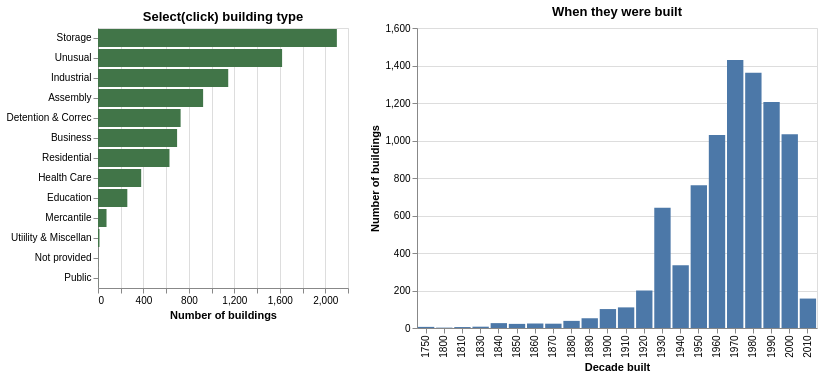

Notebook code cell kept with this figure:
### Code cell
selection = alt.selection_point(fields=['Usage Description']) 
color = alt.condition(selection, alt.value('#417548'), alt.value('lightgray'))

usage_bars = alt.Chart(usage_decade).mark_bar().encode(
    alt.X('sum(Buildings):Q', title='Number of buildings'), 
    alt.Y('Usage Description:N', sort='-x', title=None), 
    color=color, 
    tooltip=['Usage Description', alt.Tooltip('sum(Buildings):Q', title='Buildings')]
).add_params(
    selection
).properties(
    title='Select(click) building type', width=250
)

decade_bars = alt.Chart(usage_decade).mark_bar().encode(
    alt.X('Decade:O', title='Decade built'), 
    alt.Y('sum(Buildings):Q', title='Number of buildings'),
    tooltip=['Decade', alt.Tooltip('sum(Buildings):Q', title='Buildings')]
).transform_filter(
    selection
).properties(
    title='When they were built', width=400
)

chart2 = usage_bars | decade_bars
chart2

### Figure 1 — Vega-Lite specification as saved in the notebook (floating-point values rounded to 4 significant figures; data arrays with more than 128 entries replaced by an {"elided": "..."} marker saying what was removed)
{"config": {"view": {"continuousWidth": 300, "continuousHeight": 300}}, "hconcat": [{"mark": {"type": "bar"}, "encoding": {"color": {"condition": {"param": "param_f419de65582689b1", "value": "#417548"}, "value": "lightgray"}, "tooltip": [{"field": "Usage Description", "type": "nominal"}, {"aggregate": "sum", "field": "Buildings", "title": "Buildings", "type": "quantitative"}], "x": {"aggregate": "sum", "field": "Buildings", "title": "Number of buildings", "type": "quantitative"}, "y": {"field": "Usage Description", "sort": "-x", "title": null, "type": "nominal"}}, "name": "view_ef541d247573652a_0", "title": "Select(click) building type", "width": 250}, {"mark": {"type": "bar"}, "encoding": {"tooltip": [{"field": "Decade", "type": "quantitative"}, {"aggregate": "sum", "field": "Buildings", "title": "Buildings", "type": "quantitative"}], "x": {"field": "Decade", "title": "Decade built", "type": "ordinal"}, "y": {"aggregate": "sum", "field": "Buildings", "title": "Number of buildings", "type": "quantitative"}}, "title": "When they were built", "transform": [{"filter": {"param": "param_f419de65582689b1"}}], "width": 400}], "data": {"name": "data-c2a48813ecc18ffeacb48e05224a6f45"}, "params": [{"name": "param_f419de65582689b1", "select": {"type": "point", "fields": ["Usage Description"]}, "views": ["view_ef541d247573652a_0"]}], "$schema": "https://vega.github.io/schema/vega-lite/v6.4.1.json", "datasets": {"data-c2a48813ecc18ffeacb48e05224a6f45": {"elided": "176 records"}}}
